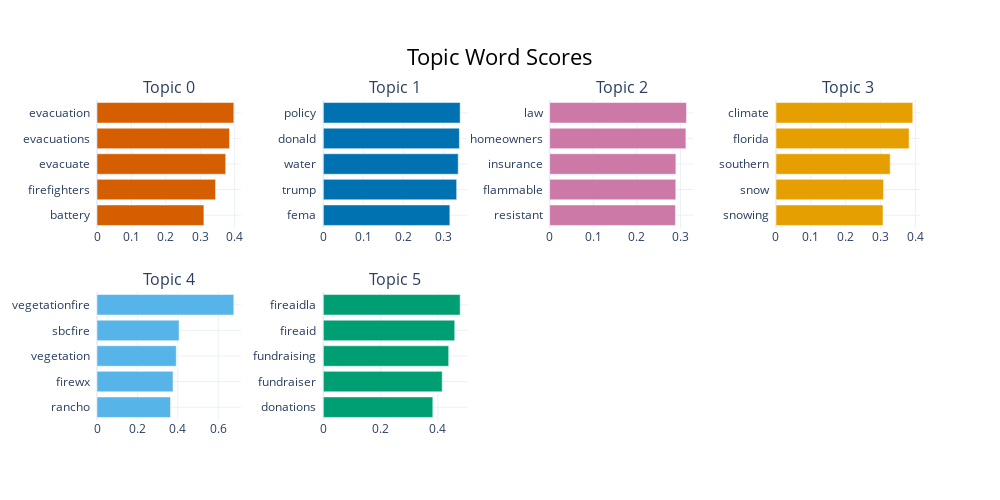

The notebook cell this image was saved under:
### Code cell
model.visualize_barchart()

### Figure 1 — Plotly figure (JSON) as saved in the notebook; plotly's stock layout.template omitted (floating-point values rounded to 4 significant figures)
{"data": [{"marker": {"color": "#D55E00"}, "orientation": "h", "type": "bar", "x": [0.3106, 0.3443, 0.3739, 0.385, 0.3975], "xaxis": "x", "y": ["battery  ", "firefighters  ", "evacuate  ", "evacuations  ", "evacuation  "], "yaxis": "y"}, {"marker": {"color": "#0072B2"}, "orientation": "h", "type": "bar", "x": [0.3165, 0.3336, 0.3374, 0.3404, 0.3423], "xaxis": "x2", "y": ["fema  ", "trump  ", "water  ", "donald  ", "policy  "], "yaxis": "y2"}, {"marker": {"color": "#CC79A7"}, "orientation": "h", "type": "bar", "x": [0.2885, 0.2893, 0.2895, 0.3126, 0.3138], "xaxis": "x3", "y": ["resistant  ", "flammable  ", "insurance  ", "homeowners  ", "law  "], "yaxis": "y3"}, {"marker": {"color": "#E69F00"}, "orientation": "h", "type": "bar", "x": [0.3073, 0.3086, 0.3278, 0.3821, 0.3928], "xaxis": "x4", "y": ["snowing  ", "snow  ", "southern  ", "florida  ", "climate  "], "yaxis": "y4"}, {"marker": {"color": "#56B4E9"}, "orientation": "h", "type": "bar", "x": [0.3639, 0.3763, 0.3922, 0.4062, 0.6772], "xaxis": "x5", "y": ["rancho  ", "firewx  ", "vegetation  ", "sbcfire  ", "vegetationfire  "], "yaxis": "y5"}, {"marker": {"color": "#009E73"}, "orientation": "h", "type": "bar", "x": [0.3822, 0.4149, 0.4376, 0.4586, 0.4775], "xaxis": "x6", "y": ["donations  ", "fundraiser  ", "fundraising  ", "fireaid  ", "fireaidla  "], "yaxis": "y6"}], "layout": {"annotations": [{"font": {"size": 16}, "showarrow": false, "text": "Topic 0", "x": 0.0875, "xanchor": "center", "xref": "paper", "y": 1, "yanchor": "bottom", "yref": "paper"}, {"font": {"size": 16}, "showarrow": false, "text": "Topic 1", "x": 0.3625, "xanchor": "center", "xref": "paper", "y": 1, "yanchor": "bottom", "yref": "paper"}, {"font": {"size": 16}, "showarrow": false, "text": "Topic 2", "x": 0.6375, "xanchor": "center", "xref": "paper", "y": 1, "yanchor": "bottom", "yref": "paper"}, {"font": {"size": 16}, "showarrow": false, "text": "Topic 3", "x": 0.9125, "xanchor": "center", "xref": "paper", "y": 1, "yanchor": "bottom", "yref": "paper"}, {"font": {"size": 16}, "showarrow": false, "text": "Topic 4", "x": 0.0875, "xanchor": "center", "xref": "paper", "y": 0.4, "yanchor": "bottom", "yref": "paper"}, {"font": {"size": 16}, "showarrow": false, "text": "Topic 5", "x": 0.3625, "xanchor": "center", "xref": "paper", "y": 0.4, "yanchor": "bottom", "yref": "paper"}], "height": 500, "hoverlabel": {"bgcolor": "white", "font": {"family": "Rockwell", "size": 16}}, "showlegend": false, "title": {"font": {"color": "Black", "size": 22}, "text": "Topic Word Scores", "x": 0.5, "xanchor": "center", "yanchor": "top"}, "width": 1000, "xaxis": {"anchor": "y", "domain": [0, 0.175], "showgrid": true}, "xaxis2": {"anchor": "y2", "domain": [0.275, 0.45], "showgrid": true}, "xaxis3": {"anchor": "y3", "domain": [0.55, 0.725], "showgrid": true}, "xaxis4": {"anchor": "y4", "domain": [0.825, 1], "showgrid": true}, "xaxis5": {"anchor": "y5", "domain": [0, 0.175], "showgrid": true}, "xaxis6": {"anchor": "y6", "domain": [0.275, 0.45], "showgrid": true}, "xaxis7": {"anchor": "y7", "domain": [0.55, 0.725], "showgrid": true}, "xaxis8": {"anchor": "y8", "domain": [0.825, 1], "showgrid": true}, "yaxis": {"anchor": "x", "domain": [0.6, 1], "showgrid": true}, "yaxis2": {"anchor": "x2", "domain": [0.6, 1], "showgrid": true}, "yaxis3": {"anchor": "x3", "domain": [0.6, 1], "showgrid": true}, "yaxis4": {"anchor": "x4", "domain": [0.6, 1], "showgrid": true}, "yaxis5": {"anchor": "x5", "domain": [0, 0.4], "showgrid": true}, "yaxis6": {"anchor": "x6", "domain": [0, 0.4], "showgrid": true}, "yaxis7": {"anchor": "x7", "domain": [0, 0.4], "showgrid": true}, "yaxis8": {"anchor": "x8", "domain": [0, 0.4], "showgrid": true}}}
